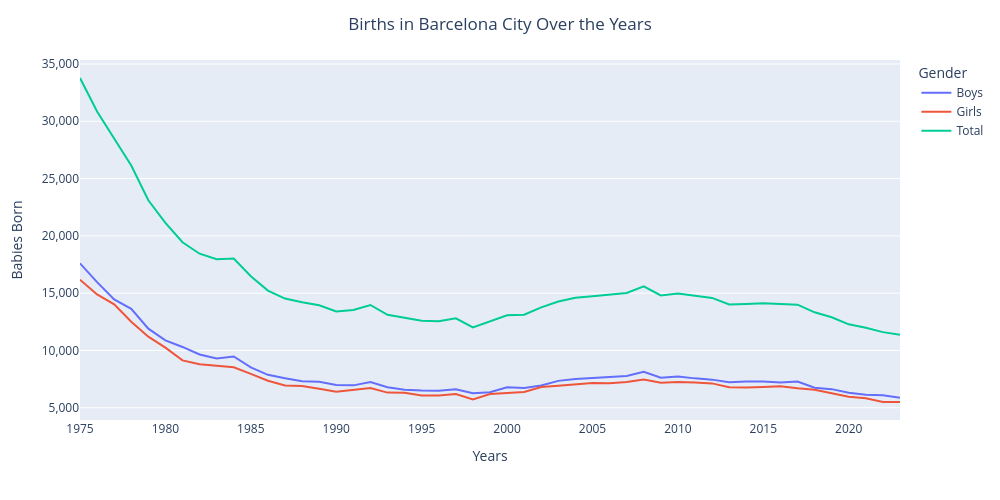

Here is the notebook cell this chart was saved with:
### Markdown cell above
## 1 - First I want to see the evolution of babies born in Barcelona through the years.

### Code cell
# With the total variable
# Step 1: Create the traces of the plots
fig = px.line(babies, 
              x = "Year", 
              y=["Boys", "Girls", 'Total']
             )

# Update the layout of the plot with a title
fig.update_layout(title_text='Births in Barcelona City Over the Years',
                  title_x=0.5,  # Centers the title
                  xaxis_title='Years',
                  yaxis_title='Babies Born',
                  legend_title='Gender',
                  width=1000,  # Set the width of the plot (increase for wider)
                  height=500   # Set the height of the plot (increase for taller)
                 )

# Ensure every year is displayed on the x-axis
fig.update_xaxes(
    dtick=5,  # Forces tick marks to appear every 1 year
    tickmode="auto",
    showgrid=False)

# Make the y-axis more detailed
fig.update_yaxes(
    dtick=5000, # Adjusts tick marks to show every 3,000 births
    tickformat=",",  # Adds comma formatting to large numbers
    showgrid=True  # Optional: shows grid lines for better readability
)

# Step 2: Show the plot
fig.show()

### Figure 1 — Plotly figure (JSON) as saved in the notebook; plotly's stock layout.template omitted (floating-point values rounded to 4 significant figures)
{"data": [{"hovertemplate": "variable=Boys<br>Year=%{x}<br>value=%{y}<extra></extra>", "legendgroup": "Boys", "line": {"color": "#636efa", "dash": "solid"}, "marker": {"symbol": "circle"}, "mode": "lines", "name": "Boys", "orientation": "v", "showlegend": true, "type": "scatter", "x": [2023, 2022, 2021, 2020, 2019, 2018, 2017, 2016, 2015, 2014, 2013, 2012, 2011, 2010, 2009, 2008, 2007, 2006, 2005, 2004, 2003, 2002, 2001, 2000, 1999, 1998, 1997, 1996, 1995, 1994, 1993, 1992, 1991, 1990, 1989, 1988, 1987, 1986, 1985, 1984, 1983, 1982, 1981, 1980, 1979, 1978, 1977, 1976, 1975], "xaxis": "x", "y": [5874, 6090, 6135, 6312, 6626, 6749, 7292, 7216, 7302, 7294, 7219, 7456, 7566, 7718, 7615, 8141, 7776, 7703, 7573, 7519, 7347, 6941, 6734, 6785, 6356, 6273, 6614, 6479, 6503, 6563, 6785, 7238, 6956, 6998, 7272, 7316, 7582, 7875, 8524, 9474, 9294, 9646, 10306, 10882, 11901, 13632, 14459, 15962, 17603], "yaxis": "y"}, {"hovertemplate": "variable=Girls<br>Year=%{x}<br>value=%{y}<extra></extra>", "legendgroup": "Girls", "line": {"color": "#EF553B", "dash": "solid"}, "marker": {"symbol": "circle"}, "mode": "lines", "name": "Girls", "orientation": "v", "showlegend": true, "type": "scatter", "x": [2023, 2022, 2021, 2020, 2019, 2018, 2017, 2016, 2015, 2014, 2013, 2012, 2011, 2010, 2009, 2008, 2007, 2006, 2005, 2004, 2003, 2002, 2001, 2000, 1999, 1998, 1997, 1996, 1995, 1994, 1993, 1992, 1991, 1990, 1989, 1988, 1987, 1986, 1985, 1984, 1983, 1982, 1981, 1980, 1979, 1978, 1977, 1976, 1975], "xaxis": "x", "y": [5504, 5511, 5840, 5967, 6273, 6579, 6703, 6871, 6818, 6771, 6799, 7128, 7209, 7249, 7184, 7457, 7240, 7147, 7160, 7077, 6929, 6818, 6379, 6283, 6203, 5731, 6194, 6077, 6081, 6310, 6324, 6732, 6570, 6404, 6667, 6898, 6948, 7354, 7958, 8540, 8671, 8796, 9137, 10247, 11203, 12510, 14031, 14891, 16170], "yaxis": "y"}, {"hovertemplate": "variable=Total<br>Year=%{x}<br>value=%{y}<extra></extra>", "legendgroup": "Total", "line": {"color": "#00cc96", "dash": "solid"}, "marker": {"symbol": "circle"}, "mode": "lines", "name": "Total", "orientation": "v", "showlegend": true, "type": "scatter", "x": [2023, 2022, 2021, 2020, 2019, 2018, 2017, 2016, 2015, 2014, 2013, 2012, 2011, 2010, 2009, 2008, 2007, 2006, 2005, 2004, 2003, 2002, 2001, 2000, 1999, 1998, 1997, 1996, 1995, 1994, 1993, 1992, 1991, 1990, 1989, 1988, 1987, 1986, 1985, 1984, 1983, 1982, 1981, 1980, 1979, 1978, 1977, 1976, 1975], "xaxis": "x", "y": [11378, 11601, 11975, 12279, 12899, 13328, 13995, 14087, 14120, 14065, 14018, 14584, 14775, 14967, 14799, 15598, 15016, 14850, 14733, 14596, 14276, 13759, 13113, 13068, 12559, 12004, 12808, 12556, 12584, 12873, 13109, 13970, 13526, 13402, 13939, 14214, 14530, 15229, 16482, 18014, 17965, 18442, 19443, 21129, 23104, 26142, 28490, 30853, 33773], "yaxis": "y"}], "layout": {"height": 500, "legend": {"title": {"text": "Gender"}, "tracegroupgap": 0}, "margin": {"t": 60}, "title": {"text": "Births in Barcelona City Over the Years", "x": 0.5}, "width": 1000, "xaxis": {"anchor": "y", "autorange": true, "domain": [0, 1], "dtick": 5, "range": [1975, 2023], "showgrid": false, "tickmode": "auto", "title": {"text": "Years"}, "type": "linear"}, "yaxis": {"anchor": "x", "autorange": true, "domain": [0, 1], "dtick": 5000, "range": [3934.0, 35340.0], "showgrid": true, "tickformat": ",", "title": {"text": "Babies Born"}, "type": "linear"}}}
